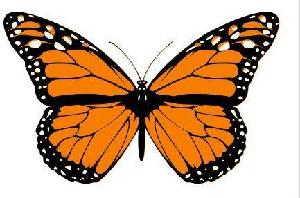
#> input picture hw3deep/train/butterfly/image_0001.jpg, 300 x 198 px; its folder holds only this picture in this run
$ python main.py   (older library calls are emulated)
#> lines starting #> are read from the running program, lines starting #| are printed output that depends on the picture

import numpy as np
from PIL import Image
import os,glob
from sklearn.utils import shuffle
import pandas as pd

rng = 128 * 128
size = [128, 128]

def KNN(x_train, y_train, sample_test, k ):

    lenght = len(x_train)

    Result = np.zeros([lenght, 2])

    for i in range(lenght):
        xxxx = x_train[i]
        result = np.subtract(sample_test, xxxx)
        result = np.square(result)
        result = np.sum(result)
        result = np.sqrt(result)
        Result[i,0] = result
        Result[i,1] = y_train[i]


    columnIndex = 0

    Result = Result[Result[:,columnIndex].argsort()]
    _lis = np.zeros([3,2])
    _lis[0,0] = 1
    _lis[1,0] = 2
    _lis[2,0] = 3
    for x in range(7):
        if Result[x,1] == 1:
            _lis[0,1] = _lis[0,1] + 1
        elif Result[x,1] == 2:
            _lis[1,1] = _lis[1,1] + 1
        elif Result[x,1] == 3:
            _lis[2,1] = _lis[2,1] + 1


    _lis = _lis*100/7
    print("Bu resim  %"+ "\t%".join(map(str, _lis[:,1])) + " dir." )


    return 0


def main():

    trainButterflyPath = ".\\train\\butterfly"
    trainChairPath = ".\\train\\chair"
    trainLaptopPath = ".\\train\\laptop"


    fileLen = len(glob.glob(os.path.join(trainButterflyPath, '*.jpg')))
    fileLen = fileLen + len(glob.glob(os.path.join(trainChairPath, '*.jpg')))
    fileLen = fileLen + len(glob.glob(os.path.join(trainLaptopPath, '*.jpg')))

    j = 0
    trainimages = np.zeros([fileLen, rng])
    trainresult = np.zeros([fileLen])

    for filename in glob.glob(os.path.join(trainButterflyPath, '*.jpg')):
        trainimages[j] = read128x128Image(filename)
        trainresult[j] = 1
        j = j + 1
    for filename in glob.glob(os.path.join(trainChairPath, '*.jpg')):
        trainimages[j] = read128x128Image(filename)
        trainresult[j] = 2
        j = j + 1

    for filename in glob.glob(os.path.join(trainLaptopPath, '*.jpg')):
        trainimages[j] = read128x128Image(filename)
        trainresult[j] = 3
        j = j + 1

    k = 7

    test = ".\\test"
    print("Yüzdelerin sırası 1, 2 ve 3 üncü sınıfa göredir.")
    for filename in glob.glob(os.path.join(test, '*.jpg')):
        pxels = read128x128Image(filename)
        KNN(trainimages, trainresult, pxels, k )


def read128x128Image(filename):
#> called with filename = './train/butterfly/image_0001.jpg'
    img = Image.open(filename).convert('L')
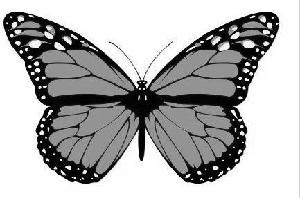
#> img: PIL image 300x198 L; min 0, max 255, mean 175.8
    img = img.resize(size, Image.ANTIALIAS)
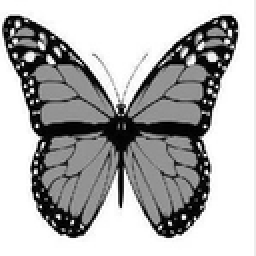
#> img: PIL image 128x128 L (shown 2 times larger); min 0, max 255, mean 175.9
    pxels = img.getdata()
    pxels = np.array(pxels)
#> pxels = 16384 values, max 255 at index 0, min 0 at index 1029, mean 175.9
    pxels = pxels.astype('float32')
    pxels = pxels / 255.0
#> pxels = 16384 values, max 1 at index 0, min 0 at index 1029, mean 0.69
    return pxels


if __name__ == '__main__':
    main()

$ run again, on hw3deep/train/butterfly/image_0005.jpg
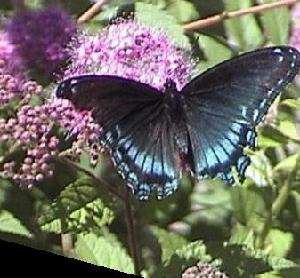
#> input picture hw3deep/train/butterfly/image_0005.jpg, 300 x 278 px
#> in read128x128Image, `img = Image.open(filename).convert('L')`:
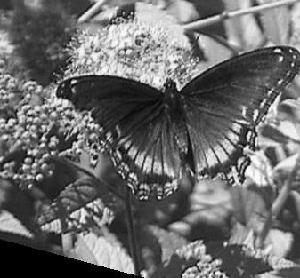
#> img: PIL image 300x278 L; min 0, max 254, mean 106.9
#> in read128x128Image, `img = img.resize(size, Image.ANTIALIAS)`:
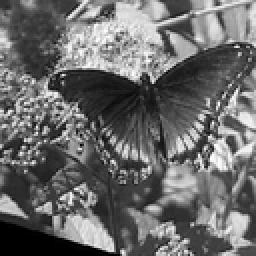
#> img: PIL image 128x128 L (shown 2 times larger); min 0, max 255, mean 106.9
#> in read128x128Image, `pxels = np.array(pxels)`: pxels = 16384 values, max 255 at index 1711, min 0 at index 9256, mean 106.9
#> in read128x128Image, `pxels = pxels / 255.0`: pxels = 16384 values, max 1 at index 1711, min 0 at index 9256, mean 0.419

$ run again, on hw3deep/train/butterfly/image_0006.jpg
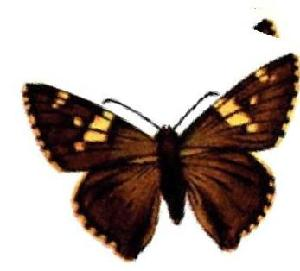
#> input picture hw3deep/train/butterfly/image_0006.jpg, 300 x 271 px
#> in read128x128Image, `img = Image.open(filename).convert('L')`:
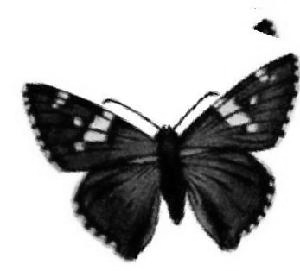
#> img: PIL image 300x271 L; min 0, max 255, mean 172.7
#> in read128x128Image, `img = img.resize(size, Image.ANTIALIAS)`:
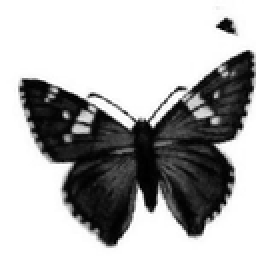
#> img: PIL image 128x128 L (shown 2 times larger); min 0, max 255, mean 172.6
#> in read128x128Image, `pxels = np.array(pxels)`: pxels = 16384 values, max 255 at index 0, min 0 at index 1519, mean 172.6
#> in read128x128Image, `pxels = pxels / 255.0`: pxels = 16384 values, max 1 at index 0, min 0 at index 1519, mean 0.677

$ run again, on hw3deep/train/butterfly/image_0007.jpg
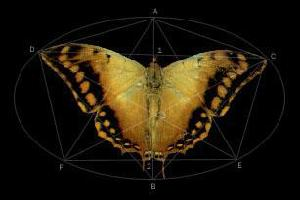
#> input picture hw3deep/train/butterfly/image_0007.jpg, 300 x 200 px
#> in read128x128Image, `img = Image.open(filename).convert('L')`:
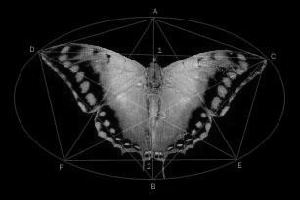
#> img: PIL image 300x200 L; min 0, max 209, mean 25.5
#> in read128x128Image, `img = img.resize(size, Image.ANTIALIAS)`:
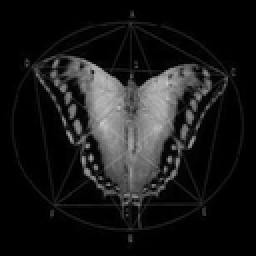
#> img: PIL image 128x128 L (shown 2 times larger); min 0, max 200, mean 25.6
#> in read128x128Image, `pxels = np.array(pxels)`: pxels = 16384 values, max 200 at index 5331, min 0 at index 0, mean 25.58
#> in read128x128Image, `pxels = pxels / 255.0`: pxels = 16384 values, max 0.784 at index 5331, min 0 at index 0, mean 0.1

$ run again, on hw3deep/train/butterfly/image_0002.jpg
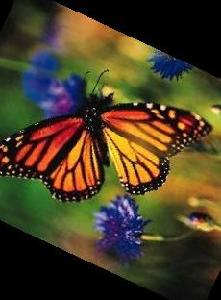
#> input picture hw3deep/train/butterfly/image_0002.jpg, 221 x 300 px
#> in read128x128Image, `img = Image.open(filename).convert('L')`:
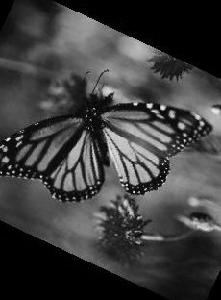
#> img: PIL image 221x300 L; min 0, max 254, mean 62.4
#> in read128x128Image, `img = img.resize(size, Image.ANTIALIAS)`:
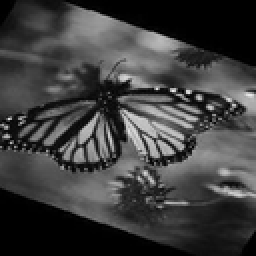
#> img: PIL image 128x128 L (shown 2 times larger); min 0, max 238, mean 62.4
#> in read128x128Image, `pxels = np.array(pxels)`: pxels = 16384 values, max 238 at index 5846, min 0 at index 0, mean 62.4
#> in read128x128Image, `pxels = pxels / 255.0`: pxels = 16384 values, max 0.933 at index 5846, min 0 at index 0, mean 0.245
